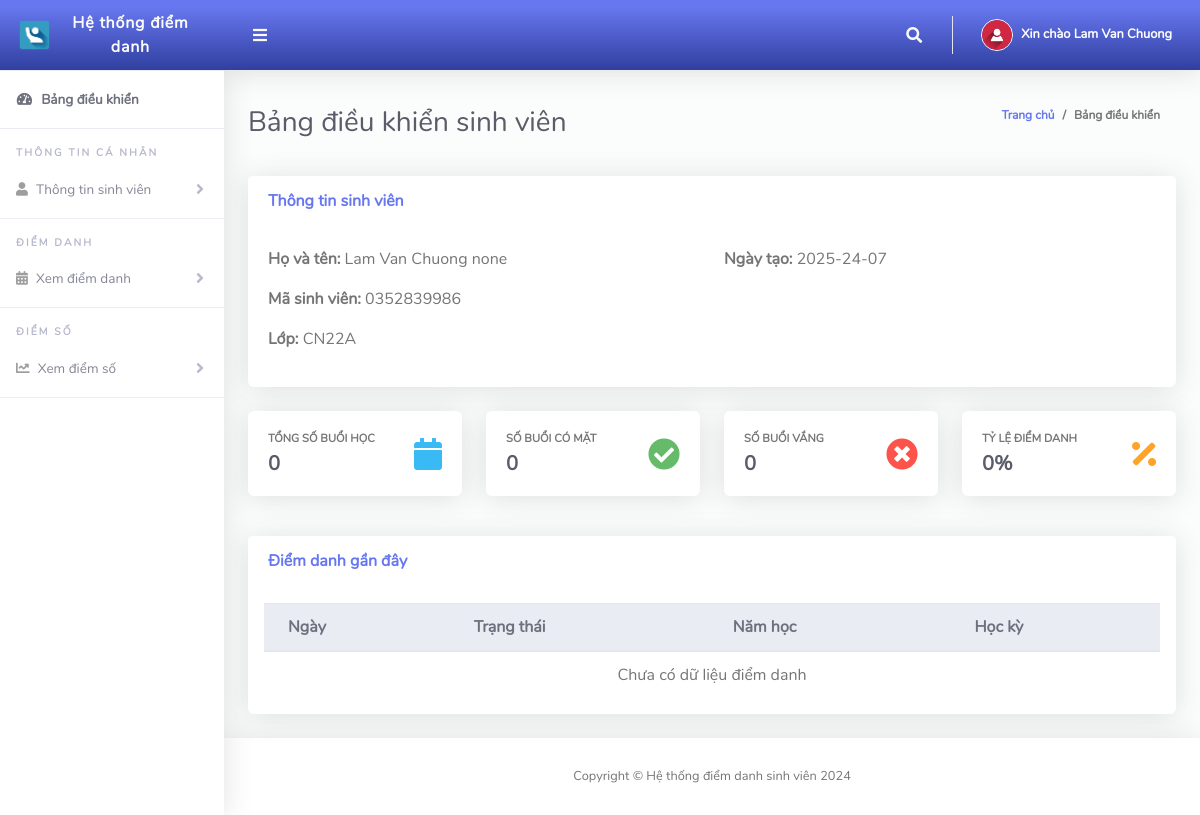
The app's page /Student/index.php (signed in) with its own data.
### tables this page shows
CREATE TABLE IF NOT EXISTS `tblstudents` (
  `Id` int(10) NOT NULL AUTO_INCREMENT,
  `firstName` varchar(255) NOT NULL,
  `lastName` varchar(255) NOT NULL,
  `otherName` varchar(255) NOT NULL,
  `admissionNumber` varchar(255) NOT NULL,
  `password` varchar(50) NOT NULL,
  `classId` varchar(10) NOT NULL,
  `dateCreated` varchar(50) NOT NULL,
  PRIMARY KEY (`Id`),
  UNIQUE KEY `admissionNumber` (`admissionNumber`)
);

CREATE TABLE IF NOT EXISTS `tblclass` (
  `Id` int(10) NOT NULL AUTO_INCREMENT,
  `className` varchar(255) NOT NULL,
  PRIMARY KEY (`Id`)
);

### Student/index.php (the view, shortened to what this page needs)
<?php
include '../Includes/dbcon.php';
$query = "SELECT tblstudents.*, tblclass.className
          FROM tblstudents
          INNER JOIN tblclass ON tblclass.Id = tblstudents.classId
          WHERE tblstudents.Id = '$_SESSION[userId]'";
$rs = $conn->query($query);
$num = $rs->num_rows;
if($num > 0) {
    $rrw = $rs->fetch_assoc();
}
$query = "SELECT COUNT(*) as totalAttendance FROM tblattendance WHERE admissionNo = '$_SESSION[admissionNumber]'";
$rs = $conn->query($query);
$totalAttendance = $rs->fetch_assoc()['totalAttendance'];
$query = "SELECT COUNT(*) as presentDays FROM tblattendance WHERE admissionNo = '$_SESSION[admissionNumber]' AND status = '1'";
$rs = $conn->query($query);
$presentDays = $rs->fetch_assoc()['presentDays'];
$query = "SELECT COUNT(*) as absentDays FROM tblattendance WHERE admissionNo = '$_SESSION[admissionNumber]' AND status = '0'";
$rs = $conn->query($query);
$absentDays = $rs->fetch_assoc()['absentDays'];
$attendanceRate = $totalAttendance > 0 ? round(($presentDays / $totalAttendance) * 100, 2) : 0;
?>
<!DOCTYPE html>
<html lang="vi">
<head>
  <link href="../vendor/fontawesome-free/css/all.min.css" rel="stylesheet" type="text/css">
  <link href="../vendor/bootstrap/css/bootstrap.min.css" rel="stylesheet" type="text/css">
  <link href="css/ruang-admin.min.css" rel="stylesheet">
</head>
<body id="page-top">
  <div id="wrapper">
      <?php include "Includes/sidebar.php";?>
    <div id="content-wrapper" class="d-flex flex-column">
      <div id="content">
       <?php include "Includes/topbar.php";?>
        <div class="container-fluid" id="container-wrapper">
          <div class="d-sm-flex align-items-center justify-content-between mb-4">
            <h1 class="h3 mb-0 text-gray-800">Bảng điều khiển sinh viên</h1>
            <ol class="breadcrumb">
              <li class="breadcrumb-item"><a href="./">Trang chủ</a></li>
              <li class="breadcrumb-item active" aria-current="page">Bảng điều khiển</li>
            </ol>
          </div>
          <div class="row mb-4">
            <div class="col-xl-12">
              <div class="card">
                <div class="card-header py-3 d-flex flex-row align-items-center justify-content-between">
                  <h6 class="m-0 font-weight-bold text-primary">Thông tin sinh viên</h6>
                </div>
                <div class="card-body">
                  <div class="row">
                    <div class="col-md-6">
                      <p><strong>Họ và tên:</strong> <?php echo isset($rrw['firstName']) ? $rrw['firstName'] . ' ' . $rrw['lastName'] . ' ' . $rrw['otherName'] : 'N/A'; ?></p>
                      <p><strong>Mã sinh viên:</strong> <?php echo isset($rrw['admissionNumber']) ? $rrw['admissionNumber'] : 'N/A'; ?></p>
                      <p><strong>Lớp:</strong> <?php echo isset($rrw['className']) ? $rrw['className'] : 'N/A'; ?></p>
                    </div>
                    <div class="col-md-6">
                      <p><strong>Ngày tạo:</strong> <?php echo isset($rrw['dateCreated']) ? $rrw['dateCreated'] : 'N/A'; ?></p>
                    </div>
                  </div>
                </div>
              </div>
            </div>
          </div>
          <div class="row mb-3">
            <div class="col-xl-3 col-md-6 mb-4">
              <div class="card h-100">
                <div class="card-body">
                  <div class="row no-gutters align-items-center">
                    <div class="col mr-2">
                      <div class="text-xs font-weight-bold text-uppercase mb-1">Tổng số buổi học</div>
                      <div class="h5 mb-0 mr-3 font-weight-bold text-gray-800"><?php echo $totalAttendance;?></div>
                    </div>
                    <div class="col-auto">
                      <i class="fas fa-calendar fa-2x text-info"></i>
                    </div>
                  </div>
                </div>
              </div>
            </div>
            <div class="col-xl-3 col-md-6 mb-4">
              <div class="card h-100">
                <div class="card-body">
                  <div class="row align-items-center">
                    <div class="col mr-2">
                      <div class="text-xs font-weight-bold text-uppercase mb-1">Số buổi có mặt</div>
                      <div class="h5 mb-0 font-weight-bold text-gray-800"><?php echo $presentDays;?></div>
                    </div>
                    <div class="col-auto">
                      <i class="fas fa-check-circle fa-2x text-success"></i>
                    </div>
                  </div>
                </div>
              </div>
            </div>
            <div class="col-xl-3 col-md-6 mb-4">
              <div class="card h-100">
                <div class="card-body">
                  <div class="row no-gutters align-items-center">
                    <div class="col mr-2">
                      <div class="text-xs font-weight-bold text-uppercase mb-1">Số buổi vắng</div>
                      <div class="h5 mb-0 font-weight-bold text-gray-800"><?php echo $absentDays;?></div>
                    </div>
                    <div class="col-auto">
                      <i class="fas fa-times-circle fa-2x text-danger"></i>
                    </div>
                  </div>
                </div>
              </div>
            </div>
            <div class="col-xl-3 col-md-6 mb-4">
              <div class="card h-100">
                <div class="card-body">
                  <div class="row no-gutters align-items-center">
                    <div class="col mr-2">
                      <div class="text-xs font-weight-bold text-uppercase mb-1">Tỷ lệ điểm danh</div>
                      <div class="h5 mb-0 font-weight-bold text-gray-800"><?php echo $attendanceRate;?>%</div>
                    </div>
                    <div class="col-auto">
                      <i class="fas fa-percentage fa-2x text-warning"></i>
                    </div>
                  </div>
                </div>
              </div>
            </div>
          </div>
          <div class="row">
            <div class="col-xl-12">
              <div class="card mb-4">
                <div class="card-header py-3 d-flex flex-row align-items-center justify-content-between">
                  <h6 class="m-0 font-weight-bold text-primary">Điểm danh gần đây</h6>
                </div>
                <div class="table-responsive p-3">
                  <table class="table align-items-center table-flush table-hover" id="dataTableHover">
                    <thead class="thead-light">
                      <tr>
                        <th>Ngày</th>
                        <th>Trạng thái</th>
                        <th>Năm học</th>
                        <th>Học kỳ</th>
                      </tr>
                    </thead>
                    <tbody>
                      <?php
                      $query = "SELECT tblattendance.dateTimeTaken, tblattendance.status,
                               tblsessionterm.sessionName, tblterm.termName
                               FROM tblattendance
                               INNER JOIN tblsessionterm ON tblsessionterm.Id = tblattendance.sessionTermId
                               INNER JOIN tblterm ON tblterm.Id = tblsessionterm.termId
                               WHERE tblattendance.admissionNo = '$_SESSION[admissionNumber]'
                               ORDER BY tblattendance.dateTimeTaken DESC LIMIT 10";
                      $rs = $conn->query($query);
                      $num = $rs->num_rows;
                      if($num > 0) {
                        while ($rows = $rs->fetch_assoc()) {
                          $status = $rows['status'] == '1' ? 'Có mặt' : 'Vắng';
                          $statusClass = $rows['status'] == '1' ? 'text-success' : 'text-danger';
                          echo "<tr>
                                  <td>".date('d/m/Y', strtotime($rows['dateTimeTaken']))."</td>
                                  <td class='$statusClass'><strong>$status</strong></td>
                                  <td>".$rows['sessionName']."</td>
                                  <td>".$rows['termName']."</td>
                                </tr>";
                        }
                      } else {
                        echo "<tr><td colspan='4' class='text-center'>Chưa có dữ liệu điểm danh</td></tr>";
                      }
                      ?>
                    </tbody>
                  </table>
                </div>
              </div>
            </div>
          </div>
        </div>
      </div>
       <?php include "Includes/footer.php";?>
    </div>
  </div>
</body>
</html>

### Student/Includes/topbar.php (shortened to what this page needs)
<?php
  $query = "SELECT * FROM tblstudents WHERE Id = ".$_SESSION['userId']."";
  $rs = $conn->query($query);
  $rows = $rs->fetch_assoc();
  $fullName = $rows['firstName']." ".$rows['lastName'];
?>
<nav class="navbar navbar-expand navbar-light bg-gradient-primary topbar mb-4 static-top">
          <button id="sidebarToggleTop" class="btn btn-link rounded-circle mr-3">
            <i class="fa fa-bars"></i>
          </button>
          <ul class="navbar-nav ml-auto">
            <li class="nav-item dropdown no-arrow">
              <a class="nav-link dropdown-toggle" href="#" id="searchDropdown" role="button" data-toggle="dropdown"
                aria-haspopup="true" aria-expanded="false">
                <i class="fas fa-search fa-fw"></i>
              </a>
            </li>
            <li class="nav-item dropdown no-arrow">
              <a class="nav-link dropdown-toggle" href="#" id="userDropdown" role="button" data-toggle="dropdown"
                aria-haspopup="true" aria-expanded="false">
                <img class="img-profile rounded-circle" src="img/user-icn.png" style="max-width: 60px">
                <span class="ml-2 d-none d-lg-inline text-white small"><b>Xin chào <?php echo $fullName;?></b></span>
              </a>
            </li>
          </ul>
        </nav>

### records on screen
tblstudents: fullName "Lam Van Chuong", firstName "Lam Van", lastName "Chuong", otherName "none", admissionNumber "0352839986", classId.className "CN22A", dateCreated "2025-24-07"

### other values on screen
$totalAttendance "0"
$presentDays "0"
$absentDays "0"
$attendanceRate "0"
